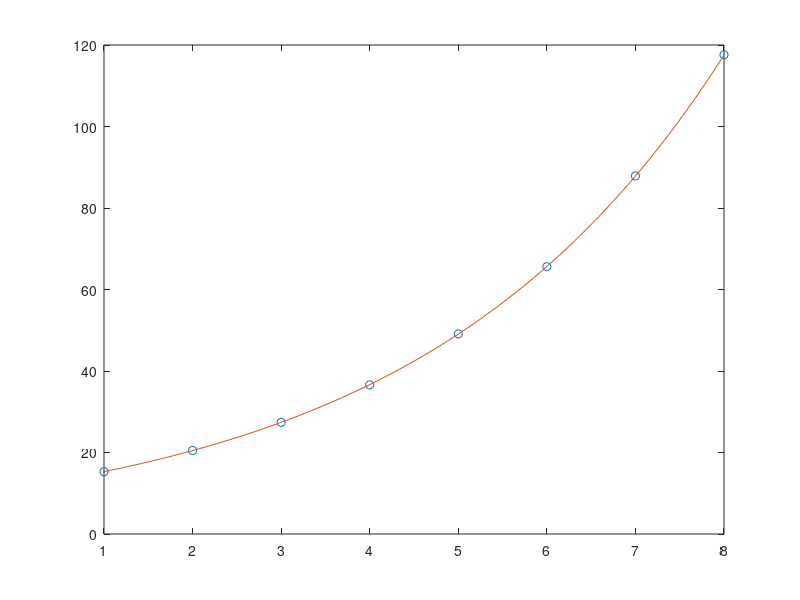

Write the MATLAB code that produced this figure.
clear;clc;close all;
x=[1 2 3 4 5 6 7 8];
y=[15.3 20.5 27.4 36.6 49.1 65.6 87.87 117.6];
%y=b*e^(ax)
lny=log(y);  %lny=a*x+lnb
p=polyfit(x,lny,1)
b=exp(p(2));
a=p(1);
xp=linspace(1,8);
yp=b*exp(1).^(a*xp);
plot(x,y,'o',xp,yp)